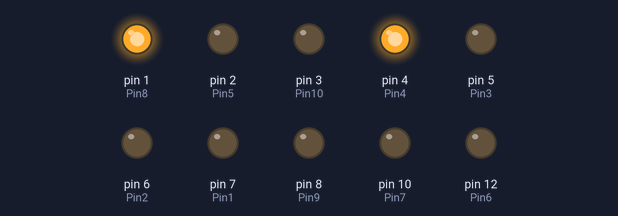
A sketch run on a simulated Arduino Uno, built with avr-gcc and run on an emulated ATmega328P. On the bench: output pins drawn as LEDs (lit = HIGH).

Above: at 0.1 s.
Timing chart, 0 to 1.6 s (numbered marks = the images above):
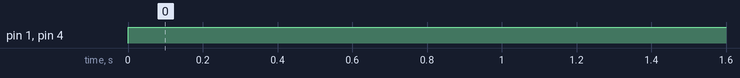

The sketch:

Seven-segment_display.ino
```cpp
#define Pin1 7
#define Pin2 6
#define Pin3 5
#define Pin4 4
#define Pin5 2
#define Pin6 12
#define Pin7 10
#define Pin8 1
#define Pin9 8
#define Pin10 3

void setup () {

  pinMode (Pin10,OUTPUT);
 pinMode (Pin1,OUTPUT);
  pinMode (Pin2,OUTPUT);
  pinMode (Pin3,OUTPUT);
   pinMode (Pin4,OUTPUT);
    pinMode (Pin5,OUTPUT);
     pinMode (Pin6,OUTPUT);
      pinMode (Pin7,OUTPUT);
     pinMode (Pin8,OUTPUT);
     pinMode (Pin9,OUTPUT);

}

void loop () {

while (true){
digitalWrite(Pin1,LOW);
digitalWrite(Pin2,LOW);
digitalWrite(Pin3,LOW);
digitalWrite(Pin4,HIGH);
digitalWrite(Pin5,LOW);
digitalWrite(Pin6,LOW);
digitalWrite(Pin7,LOW);
digitalWrite(Pin8,HIGH);
digitalWrite(Pin9,LOW);
digitalWrite(Pin10,LOW);
millis();


}
}
```

Measured:
- by itself, pin 1 (Pin8), pin 4 (Pin4): LOW → HIGH at 0.00 s
